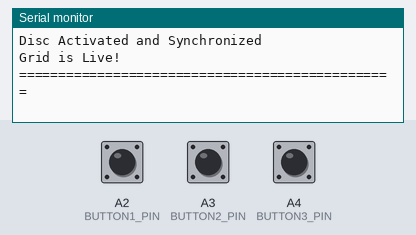
The sketch below on a simulated Arduino Uno, built with avr-gcc and run on an emulated ATmega328P. On the bench: the last lines printed to the serial monitor. The inputs (shaded band) are chosen by the test bench; at power-on: A2 (BUTTON1_PIN) HIGH, A3 (BUTTON2_PIN) HIGH, A4 (BUTTON3_PIN) HIGH.

Above: at 2.5 s.
2.6 s: A2 (BUTTON1_PIN) pulled LOW for 0.15 s
At 3.3 s:
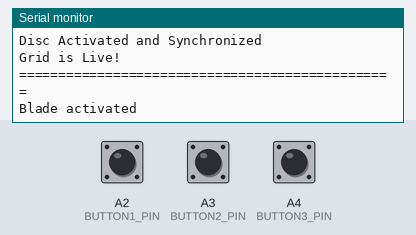
4.2 s: A3 (BUTTON2_PIN) pulled LOW for 0.15 s
At 4.6 s:
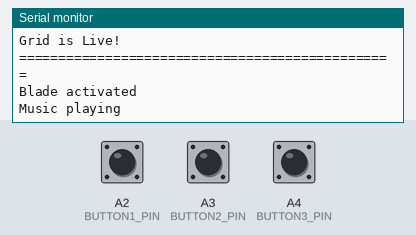
5.8 s: A4 (BUTTON3_PIN) pulled LOW for 0.15 s
At 7.0 s:
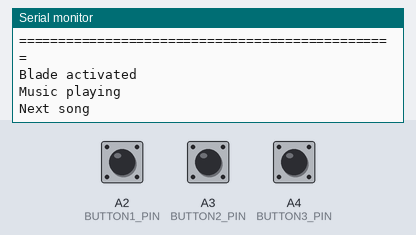
7.4 s: A2 (BUTTON1_PIN) pulled LOW for 1 s
At 8.2 s:
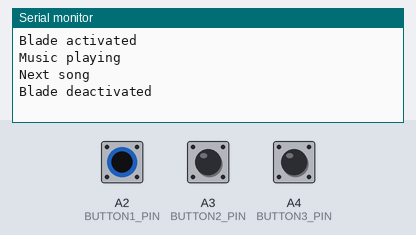
9.9 s: A3 (BUTTON2_PIN) pulled LOW for 1 s
At 11.3 s:
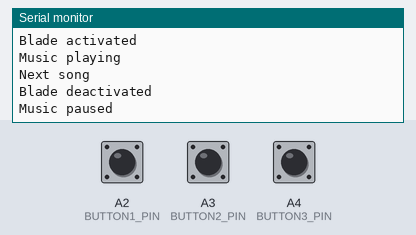

Measured:
- after the input at 2.6 s, the serial monitor: prints a new line at once (image 1)
- after the input at 4.2 s, the serial monitor: prints a new line at once (image 2)
- after the input at 5.8 s, the serial monitor: prints a new line at once (image 3)
- after the input at 7.4 s, the serial monitor: prints a new line at once (image 4)
- after the input at 9.9 s, the serial monitor: prints a new line at once (image 5)

The sketch:

RiCor-Tron_IDdisc_Buttontest_v0.4.2_Adafruit-buttoncycler.ino
```cpp
/********************************************************************************************************************************
Tron Legacy - Sam Flynn's Identity Disk
This sketch was written to test/learn button setup to control functions of the disc. Of course it's usable for other purposes aswell.

The code from "studioTTTguTTT" didn't get me where I wanted so i looked into one of Adafruits example sketches (buttoncycler) in the
NeoPixel example code folder. This turned out to serve my use case better / I was able to get it to where I wanted it.

I first copied that setup and modified it to my own liking in terms of looks and went from there to get what I wanted.
- The related project page on my website is: https://www.ricor.net/tron-legacy-sam-flynn-identity-disc/
- My GitHub page: https://github.com/RiCor-net/Tron-Legacy-Identity-Disc

I kindly ask that people credit Adafruit and me if they re-use this code.
Thank you and enjoy!

< End of Line >
********************************************************************************************************************************/

// This sketch requires the folowing libraries:


/**************************/
// Definitions

/*Buttos, switches and sensors */
#define BUTTON1_PIN A2
#define BUTTON2_PIN A3
#define BUTTON3_PIN A4


/**************************/
// Global variables

/*Buttos, switches and sensors */
bool oldState1 = HIGH;
bool oldState2 = HIGH;
bool oldState3 = HIGH;
int showType1 = 0;
int showType2 = 1;
int showType3 = 0;


/**************************/
// Functions


////////////////////////////////////////////////////////////////////////////
/* Setup code, runs once */
void setup()
{
  /* Serial messaging to let the disk talk to the world :)
     It will also give a status for all the different hardware elements during initialisation lateron */
  Serial.begin(9600);
  delay(1000); /* Delay was added because otheriwse the first lines of serial output where not shown on the screen */ // !! MAYBE REMOVE OR COMMENT IN FINAL DEPOYMENT !!

  Serial.println("Hello World!"); //REMOVE LATER
  Serial.println("================================================");
  Serial.println("RiCor.net");
  Serial.println("Tron Legacy Identity Disc - Button test v0.2");
  Serial.println("System Initializing");
  Serial.println("");
  Serial.println("------------------------------------------------");

/**************************/

  /* Setup the switch pins as digital inputs */
  pinMode(BUTTON1_PIN, INPUT_PULLUP);
  pinMode(BUTTON2_PIN, INPUT_PULLUP);
  pinMode(BUTTON3_PIN, INPUT_PULLUP);
  Serial.println("> Button Pins setup OK");

/**************************/

  Serial.println("------------------------------------------------");
  Serial.println("");
  Serial.println("Disc Activated and Synchronized");
  Serial.println("Grid is Live!");
  Serial.println("");
  Serial.println("================================================");
  Serial.println("");
}

////////////////////////////////////////////////////////////////////////////
/* Main code, runs repeatedly */
void loop()
{
/*********************************/
  // Get current button state.
  bool newState1 = digitalRead(BUTTON1_PIN);

  if (newState1 == LOW && oldState1 == HIGH) /* Check if state changed from high to low (button press). */
  {
    delay(20); /* Short delay to debounce button. */
    newState1 = digitalRead(BUTTON1_PIN); /* Check if button is still low after debounce. */
    if (newState1 == LOW)
    {
      showType1++;
      if (showType1 > 1)
        showType1=0;
      BladeControl(showType1);
    }
  }

 oldState1 = newState1;  /* Set the last button state to the old state. */

/*********************************/
  // Get current button state.
  bool newState2 = digitalRead(BUTTON2_PIN);

  if (newState2 == LOW && oldState2 == HIGH) /* Check if state changed from high to low (button press). */
  {
    delay(20); /* Short delay to debounce button. */
    newState2 = digitalRead(BUTTON2_PIN); /* Check if button is still low after debounce. */
    if (newState2 == LOW)
    {
      showType2++;
      if (showType2 > 1)
        showType2=0;
      MusicControl(showType2);
    }
  }

 oldState2 = newState2;  /* Set the last button state to the old state. */

/*********************************/
  // Get current button state.
  bool newState3 = digitalRead(BUTTON3_PIN);

  if (newState3 == LOW && oldState3 == HIGH) /* Check if state changed from high to low (button press). */
  {
    delay(20); /* Short delay to debounce button. */
    newState3 = digitalRead(BUTTON3_PIN); /* Check if button is still low after debounce. */
    if (newState3 == LOW)
    {
      showType3++;
      if (showType3 > 0)
        showType3=0;
      SongControl(showType3);
    }
  }

 oldState3 = newState3;  /* Set the last button state to the old state. */

/*********************************/
}

////////////////////////////////////////////////////////////////////////////
// Functions

/**************************/
/* Button control functions */
void BladeControl(int i)
{
  switch(i)
  {
    case 0: Serial.println("Blade deactivated");
            Serial.println("");
            break;
    case 1: Serial.println("Blade activated");
            Serial.println("");
            break;
  }
}

void MusicControl(int i)
{
  switch(i)
  {
    case 0: Serial.println("Music playing");
            Serial.println("");
            break;
    case 1: Serial.println("Music paused");
            Serial.println("");
            break;
  }
}

void SongControl(int i)
{
  switch(i)
  {
    case 0: Serial.println("Next song");
            Serial.println("");
            break;
  }
}

/**************************/


////////////////////////////////////////////////////////////////////////////

// END OF LINE //
```
